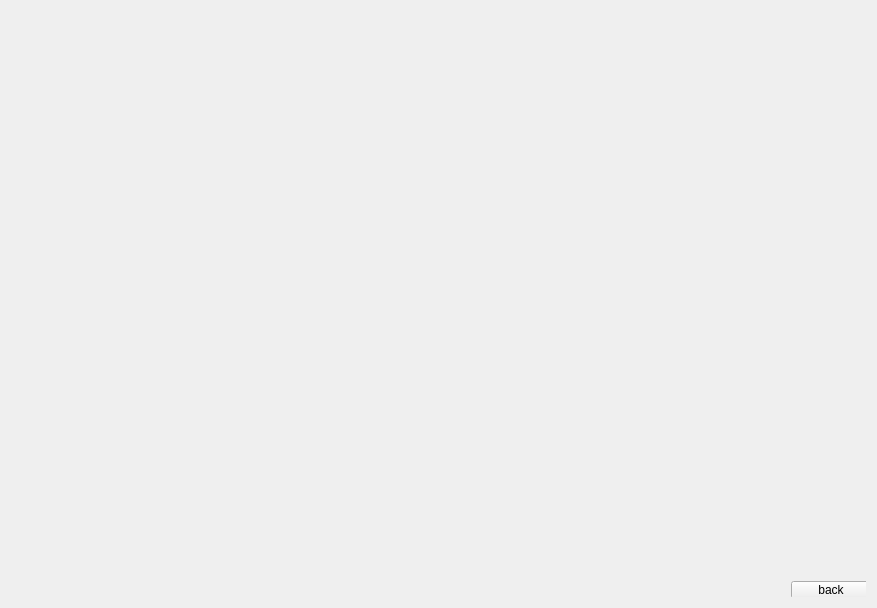
<?xml version="1.0" encoding="UTF-8"?>
<ui version="4.0">
 <class>MainWidget</class>
 <widget class="QWidget" name="MainWidget">
  <property name="geometry">
   <rect>
    <x>0</x>
    <y>0</y>
    <width>877</width>
    <height>608</height>
   </rect>
  </property>
  <property name="windowTitle">
   <string>Form</string>
  </property>
  <layout class="QGridLayout" name="gridLayout_2">
   <item row="0" column="0">
    <widget class="QStackedWidget" name="stackedWidget">
     <property name="currentIndex">
      <number>1</number>
     </property>
     <widget class="QWidget" name="page_3">
      <layout class="QGridLayout" name="gridLayout">
       <item row="2" column="2">
        <widget class="QPushButton" name="pushButton_8">
         <property name="text">
          <string>quit</string>
         </property>
        </widget>
       </item>
       <item row="0" column="0">
        <layout class="QVBoxLayout" name="verticalLayout_5">
         <item>
          <widget class="QLineEdit" name="lineEdit_5">
           <property name="text">
            <string>0</string>
           </property>
           <property name="alignment">
            <set>Qt::AlignCenter</set>
           </property>
           <property name="readOnly">
            <bool>true</bool>
           </property>
          </widget>
         </item>
         <item>
          <widget class="QPushButton" name="pushButton_4">
           <property name="sizePolicy">
            <sizepolicy hsizetype="Preferred" vsizetype="Preferred">
             <horstretch>0</horstretch>
             <verstretch>0</verstretch>
            </sizepolicy>
           </property>
           <property name="styleSheet">
            <string notr="true">font: 33pt &quot;Serif&quot;;</string>
           </property>
           <property name="text">
            <string>Control A</string>
           </property>
          </widget>
         </item>
        </layout>
       </item>
       <item row="0" column="1">
        <layout class="QVBoxLayout" name="verticalLayout_6">
         <item>
          <widget class="QLineEdit" name="lineEdit_6">
           <property name="text">
            <string>0</string>
           </property>
           <property name="alignment">
            <set>Qt::AlignCenter</set>
           </property>
           <property name="readOnly">
            <bool>true</bool>
           </property>
          </widget>
         </item>
         <item>
          <widget class="QPushButton" name="pushButton_7">
           <property name="sizePolicy">
            <sizepolicy hsizetype="Preferred" vsizetype="Preferred">
             <horstretch>0</horstretch>
             <verstretch>0</verstretch>
            </sizepolicy>
           </property>
           <property name="styleSheet">
            <string notr="true">font: 33pt &quot;Serif&quot;;</string>
           </property>
           <property name="text">
            <string>Control B</string>
           </property>
          </widget>
         </item>
        </layout>
       </item>
       <item row="1" column="2">
        <widget class="QPushButton" name="pushButton">
         <property name="text">
          <string>log</string>
         </property>
        </widget>
       </item>
      </layout>
     </widget>
     <widget class="QWidget" name="page_4">
      <widget class="QPushButton" name="pushButton_2">
       <property name="geometry">
        <rect>
         <x>780</x>
         <y>570</y>
         <width>80</width>
         <height>18</height>
        </rect>
       </property>
       <property name="text">
        <string>back</string>
       </property>
      </widget>
     </widget>
    </widget>
   </item>
  </layout>
 </widget>
 <resources/>
 <connections>
  <connection>
   <sender>pushButton_8</sender>
   <signal>clicked()</signal>
   <receiver>MainWidget</receiver>
   <slot>close()</slot>
   <hints>
    <hint type="sourcelabel">
     <x>817</x>
     <y>576</y>
    </hint>
    <hint type="destinationlabel">
     <x>412</x>
     <y>601</y>
    </hint>
   </hints>
  </connection>
 </connections>
</ui>
